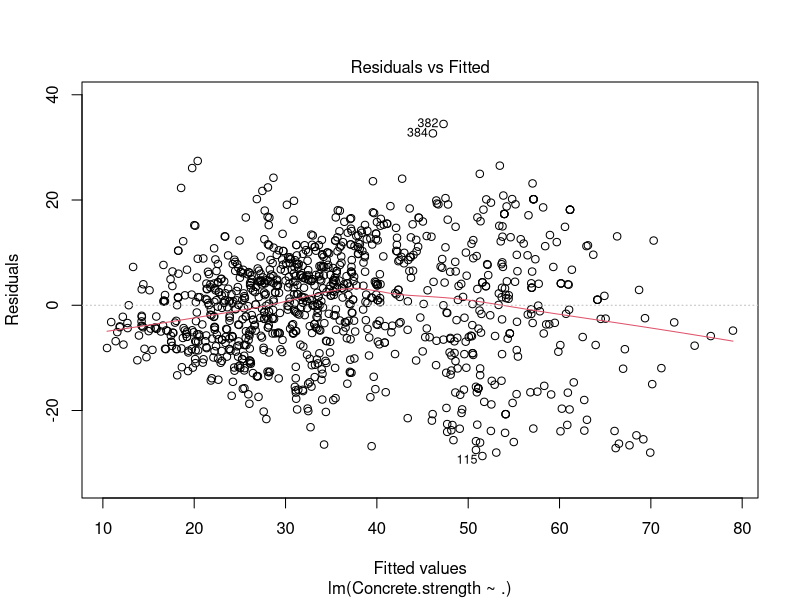
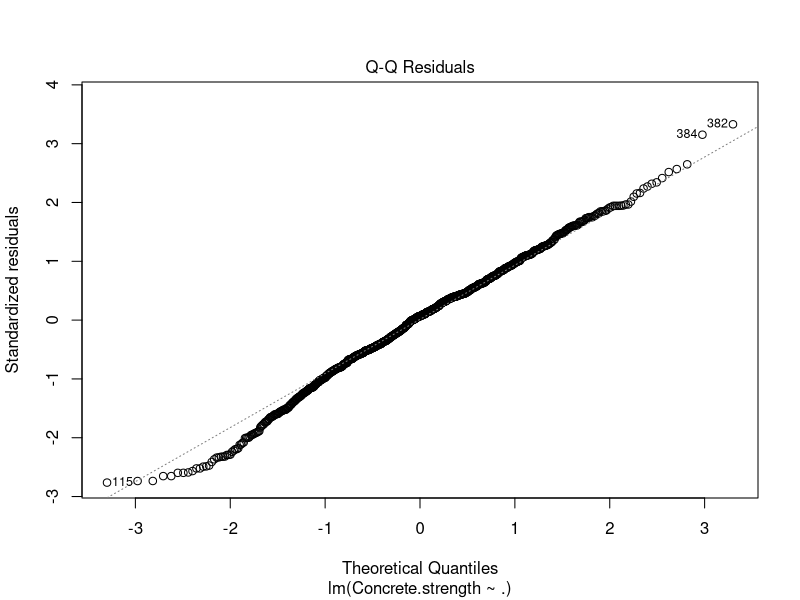
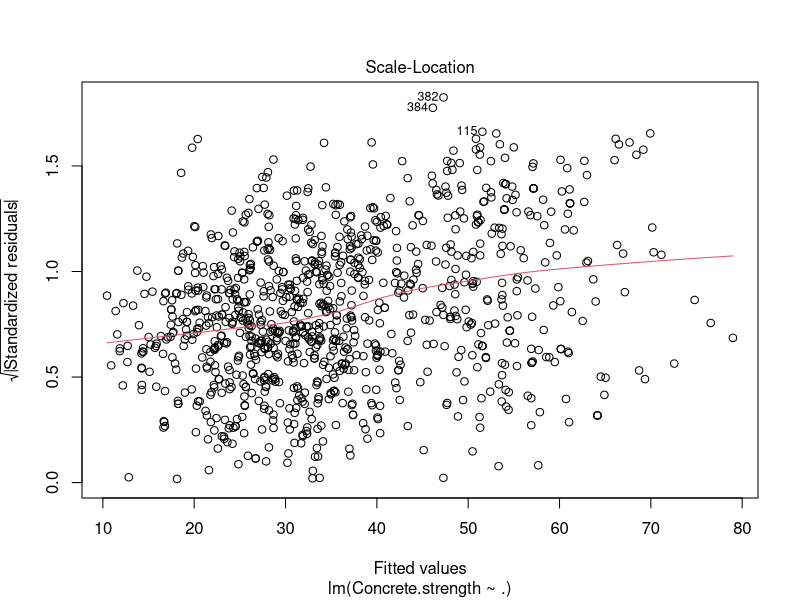
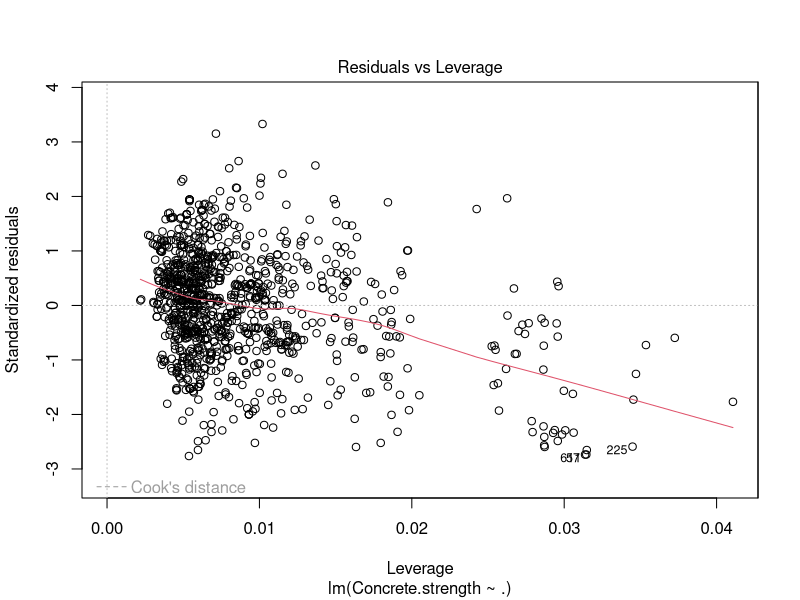
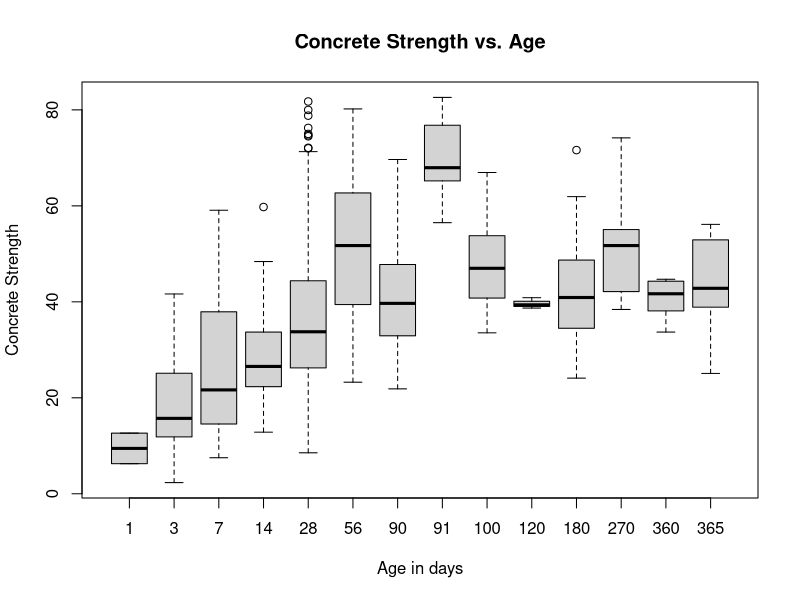
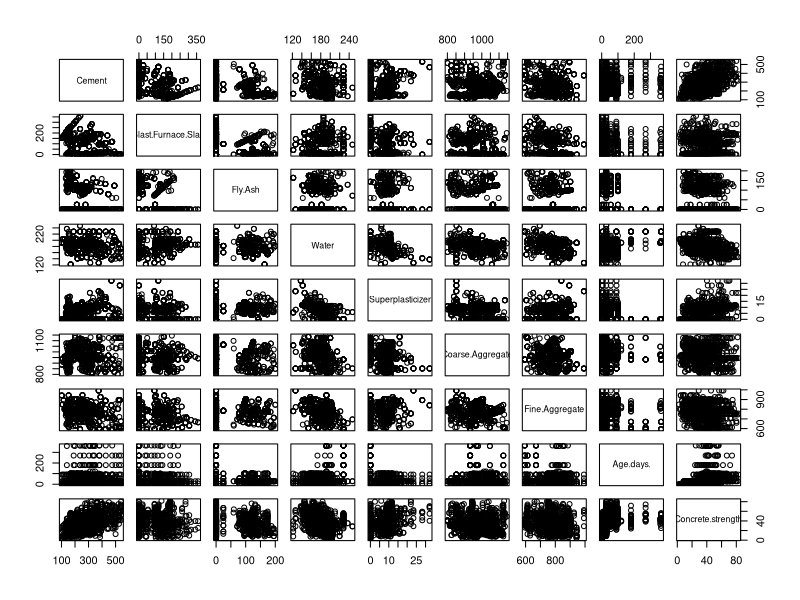
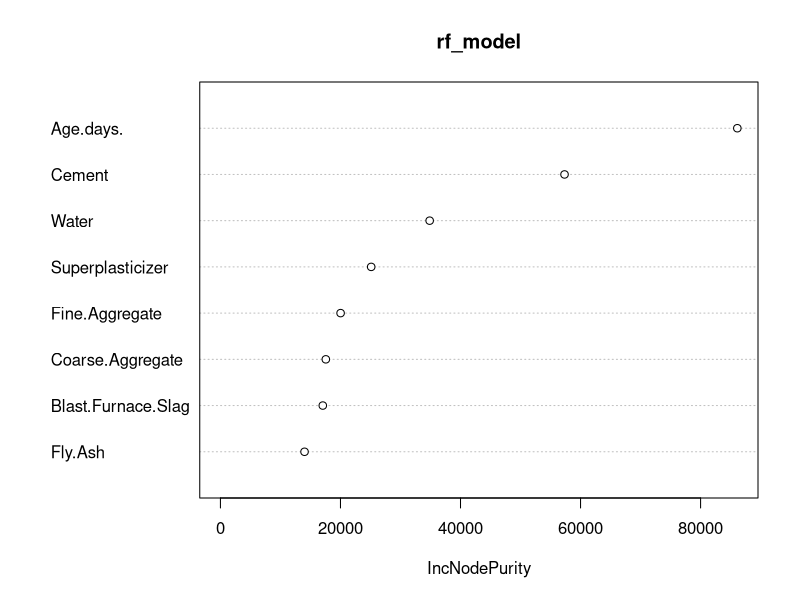
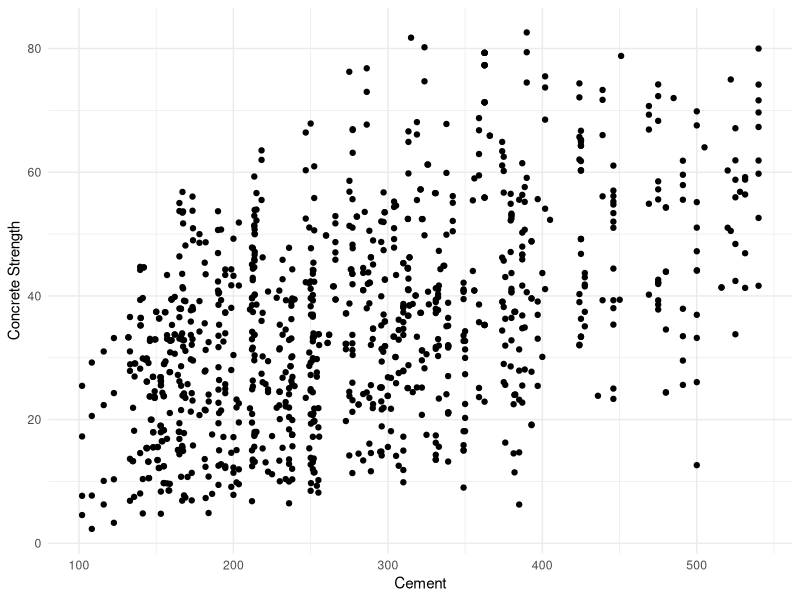

Write R code to recreate these figures, in order.
## ---- chunk 1
df_conc=read.csv('Concrete_Data1.csv')
head(df_conc)
## ---- chunk 2
str(df_conc)
## ---- chunk 3
lm_model <- lm(Concrete.strength ~ ., data = df_conc)
summary(lm_model)
plot(lm_model)
## ---- chunk 4
boxplot(df_conc$Concrete.strength ~ df_conc$Age.days., xlab = "Age in days", ylab = "Concrete Strength", main = "Concrete Strength vs. Age")
## ---- chunk 5
pairs(df_conc)

## ---- chunk 6
library(randomForest)  # or any other package used for modeling
rf_model <- randomForest(Concrete.strength ~ ., data = df_conc)
varImpPlot(rf_model)


## ---- chunk 7
library('ggplot2')
ggplot(df_conc, aes(x = Cement, y = Concrete.strength)) +
  geom_point() +
  labs(x = "Cement", y = "Concrete Strength") +
  theme_minimal()

## ---- chunk 8

ggplot(df_conc, aes(x = Water, y = Concrete.strength)) +
  geom_point() +
  labs(x = "Water", y = "Concrete Strength") +
  theme_minimal()

## ---- chunk 9
ggplot(df_conc, aes(x = Age.days., y = Concrete.strength)) +
  geom_point() +
  labs(x = "Age (days)", y = "Concrete Strength") +
  theme_minimal()

## ---- chunk 10
ggplot(df_conc, aes(x = Superplasticizer, y = Concrete.strength)) +
  geom_point() +
  labs(x = "Superplasticizer", y = "Concrete Strength") +
  theme_minimal()


## ---- chunk 11
library(ggplot2)
library(scales)

# Set the range for the x-axis (Age.days.) and the break point
range_days <- c(0, 400)
break_point <- 50

ggplot(df_conc, aes(x = Age.days., y = Cement, color = Concrete.strength)) +
  geom_point(size = 3) +  # Use point size for visibility
  scale_x_continuous(limits = range_days, breaks = seq(0, range_days[2], by = break_point)) +
  scale_color_gradient(low = "tan", high = "darkred", guide = "legend") +
  labs(x = "Age (days)", y = "Cement (kg in a m^3 mixture)", color = "Concrete Strength (Mpa)") +
  theme_minimal()

## ---- chunk 12
library(ggplot2)
# Set the range for the x-axis (Age.days.) and the break point
range_days <- c(0, 400)
break_point <- 50

ggplot(df_conc, aes(x = Age.days., y = Cement, color = Concrete.strength)) +
  geom_point(size = 3) +  # Use point size for visibility
  scale_x_continuous(limits = range_days, breaks = seq(0, range_days[2], by = break_point)) +
  scale_color_gradient(low = "tan", high = "darkred", guide = "legend") +
  labs(x = "Age (days)", y = "Cement (kg in a m^3 mixture)", color = "Concrete Strength (MPa, megapascals)") +
  geom_smooth(aes(y = Water), method = "loess", se = FALSE, color = 'steelblue', size = 1.5) +
  theme_minimal()
## ---- chunk 13
library(ggplot2)

ggplot(df_conc, aes(x = Cement, y = Concrete.strength, color = Water, size = Water)) +
  geom_point() +
  labs(x = "Cement (kg in a m^3 mixture)", y = "Concrete Strength (Mpa megapascals)", color = "Water", size = "Water") +
  scale_size_continuous(guide = FALSE) +  # Remove size legend
  guides(color = guide_legend(title = "Water (kg in a m^3 mixture) ")) +  # Set a single legend for color
  theme_minimal()


## ---- chunk 14
ggplot(df_conc, aes(x = Cement, y = Concrete.strength, color = Water, size = Water)) +
  geom_point() +
  geom_smooth(aes(x = Cement, y = Superplasticizer), method = "auto", se = FALSE, color = "red", linetype = "dashed") +
  labs(x = "Cement", y = "Concrete Strength", color = "Water", size = "Water") +
  scale_size_continuous(guide = FALSE) +  # Remove size legend
  guides(color = guide_legend(title = "Water")) +  # Set a single legend for color
  theme_minimal()

## ---- chunk 15

## ---- chunk 16
ggplot(df_conc, aes(x = Cement, y = Concrete.strength, color = Fly.Ash, size = Fly.Ash)) +
  geom_point() +
  labs(x = "Cement", y = "Concrete Strength", color = "Fly Ash", size = "Fly Ash") +
  scale_size_continuous(guide = FALSE) +  # Remove size legend
  guides(color = guide_legend(title = "Fly Ash")) +  # Set a single legend for color
  theme_minimal()


## ---- chunk 17

library(ggplot2)

ggplot(df_conc, aes(x = Cement, y = Concrete.strength, color = Fly.Ash)) +
  geom_point() +
  scale_color_gradient(low = "lightgrey", high = "darkslategrey", name = "Fly Ash") +
  scale_size_continuous(range = c(2, 8), name = "Fly Ash") +
  labs(x = "Cement (kg in a m^3 mixture)", y = "Concrete Strength (MPa, megapascals) ") +
  theme_minimal()
# Define intervals for Concrete Strength
df_conc$Strength_Group <- cut(df_conc$Concrete.strength, breaks = c(0, 30, 50, 70, max(df_conc$Concrete.strength)), labels = c("<30", "30-50", "50-70", ">=70"))

# Calculate mean Cement and Fly Ash for each interval of Concrete Strength
aggregate_cement_flyash <- aggregate(cbind(Cement, Fly.Ash) ~ Strength_Group, data = df_conc, FUN = mean)

# Create a bar plot for Cement and Fly Ash on different intervals of Concrete Strength
barplot(t(aggregate_cement_flyash[, c("Cement", "Fly.Ash")]), beside = TRUE, 
        col = c("darkslategrey", "gray"), 
        names.arg = aggregate_cement_flyash$Strength_Group, 
        main = "Mean Cement and Fly Ash on Different Strength Intervals",
        xlab = "Concrete Strength Intervals (MPa, megapascals) ", ylab = "Mean Value of Cemennt & FlyAsh")

legend("topright", legend = c("Cement", "Fly Ash"), fill = c("darkslategrey", "gray"))



## ---- chunk 18
# Sorting the data by Concrete.strength for proper line plotting
df_conc <- df_conc[order(df_conc$Concrete.strength), ]

# Plotting lines for Water and Superplasticizer against Concrete.strength
matplot(df_conc$Concrete.strength, 
        cbind(df_conc$Water, df_conc$Superplasticizer),
        type = "l", lty = 1, col = c("blue", "red"),
        xlab = "Concrete Strength", ylab = "Value",
        main = "Lines for Water and Superplasticizer against Concrete Strength")

# Adding legend
legend("topright", legend = c("Water", "Superplasticizer"), 
       col = c("blue", "red"), lty = 1)

## ---- chunk 19
# Define colors based on Superplasticizer values
colors <- ifelse(df_conc$Superplasticizer < 2, "green", 
           ifelse(df_conc$Superplasticizer >= 2 & df_conc$Superplasticizer < 4, "blue", "darkorange"))

# Scatter plot of Superplasticizer against Water with colored points
plot(df_conc$Superplasticizer, df_conc$Water, 
     xlab = "Superplasticizer (kg in a m^3 mixture)", ylab = "Water (kg in a m^3 mixture)",
     main = "Relationship between Superplasticizer and Water",
     col = colors)

# Adding a trend line
abline(lm(df_conc$Water ~ df_conc$Superplasticizer), col = "red")

# Adding a legend
legend("topright", legend = c("< 2", "2 - 4", ">= 4"), col = c("green", "blue", "darkorange"), pch = 2,
       title = "Superplasticizer Range")


## ---- chunk 20
# Define intervals for Concrete Strength
df_conc$Strength_Group <- cut(df_conc$Concrete.strength, breaks = c(0, 30, 50, 70, max(df_conc$Concrete.strength)), labels = c("<30", "30-50", "50-70", ">=70"))

# Calculate mean Cement and Fly Ash for each interval of Concrete Strength
aggregate_cement_flyash <- aggregate(cbind(Cement, Fly.Ash) ~ Strength_Group, data = df_conc, FUN = mean)

# Create a bar plot for Cement and Fly Ash on different intervals of Concrete Strength
barplot(t(aggregate_cement_flyash[, c("Cement", "Fly.Ash")]), beside = TRUE, 
        col = c("darkslategrey", "gray"), 
        names.arg = aggregate_cement_flyash$Strength_Group, 
        main = "Mean Cement and Fly Ash on Different Strength Intervals",
        xlab = "Concrete Strength Intervals (MPa, megapascals) ", ylab = "Mean Value of Cemennt & FlyAsh")

legend("topright", legend = c("Cement", "Fly Ash"), fill = c("darkslategrey", "gray"))



## ---- chunk 21
# Calculate mean Water for each interval of Concrete Strength
aggregate_water <- aggregate(Water ~ Strength_Group, data = df_conc, FUN = mean)

# Create a bar plot for Cement and Fly Ash on different intervals of Concrete Strength
barplot(t(aggregate_cement_flyash[, c("Cement", "Fly.Ash")]), beside = TRUE, 
        col = c("blue", "green"), 
        names.arg = aggregate_cement_flyash$Strength_Group, 
        main = "Mean Cement and Fly Ash on Different Strength Intervals",
        xlab = "Concrete Strength Intervals", ylab = "Mean Value")

# Add a line for average Water
lines(aggregate_water$Strength_Group, aggregate_water$Water, type = "o", col = "red")
legend("topright", legend = c("Cement", "Fly Ash", "Water"), fill = c("blue", "green", "red"), title = "Variables")

## ---- chunk 22
par(mfrow = c(1, 2))  # Set up a 1x2 grid for plots

# Plot 1: Concrete Strength vs. Cement and Fine Aggregate
plot(df_conc$Cement, df_conc$Concrete.strength, xlab = "Cement", ylab = "Concrete Strength", 
     main = "Concrete Strength vs. Cement & Fine Aggregate", col = "red")
points(df_conc$Fine.Aggregate,col = "red")

# Plot 2: Concrete Strength vs. Cement and Coarse Aggregate
plot(df_conc$Cement, df_conc$Concrete.strength, xlab = "Cement", ylab = "Concrete Strength", 
     main = "Concrete Strength vs. Cement & Coarse Aggregate", col = "blue")
points(df_conc$Coarse.Aggregate, df_conc$Concrete.strength, col = "blue")

## ---- chunk 23
# Define intervals for Concrete Strength
df_conc$Strength_Group <- cut(df_conc$Concrete.strength, breaks = c(0, 30, 50, 70, max(df_conc$Concrete.strength)), labels = c("<30", "30-50", "50-70", ">=70"))

# Calculate mean Cement, Fly Ash, Coarse Aggregate, and Fine Aggregate for each interval of Concrete Strength
aggregate_values <- aggregate(cbind(Cement, Fly.Ash, Coarse.Aggregate, Fine.Aggregate) ~ Strength_Group, data = df_conc, FUN = mean)

# Create a bar plot for Cement, Fly Ash, Coarse Aggregate, and Fine Aggregate on different intervals of Concrete Strength
barplot(t(aggregate_values[, c("Cement", "Fly.Ash", "Coarse.Aggregate", "Fine.Aggregate")]), beside = TRUE, 
        col = c("darkslategrey", "gray", "#996666", "#666666"), 
        names.arg = aggregate_values$Strength_Group, 
        main = "Mean Values on Different Strength Intervals",
        xlab = "Concrete Strength Intervals (MPa)", ylab = "Mean Value",
        ylim = c(0, 1200))  # Set the y-axis limits to accommodate Coarse Aggregate max value

legend("topright", legend = c("Cement", "Fly Ash", "Coarse Aggregate", "Fine Aggregate"), 
       fill = c("darkslategrey", "gray", "#996666", "#666666"))


## ---- chunk 24
# Define intervals for Concrete Strength
df_conc$Strength_Group <- cut(df_conc$Concrete.strength, breaks = c(0, 30, 50, 70, max(df_conc$Concrete.strength)), labels = c("<30", "30-50", "50-70", ">=70"))

# Calculate mean Cement, Fly Ash, Coarse Aggregate, Fine Aggregate, and Water for each interval of Concrete Strength
aggregate_values <- aggregate(cbind(Cement, Fly.Ash, Coarse.Aggregate, Fine.Aggregate, Water) ~ Strength_Group, data = df_conc, FUN = mean)

# Create a bar plot for Cement, Fly Ash, Coarse Aggregate, Fine Aggregate, and Water on different intervals of Concrete Strength
barplot(t(aggregate_values[, c("Cement", "Fly.Ash", "Coarse.Aggregate", "Fine.Aggregate", "Water")]), beside = TRUE, 
        col = c("darkslategrey", "gray", "#996666", "#666666", "lightblue"), 
        names.arg = aggregate_values$Strength_Group, 
        main = "Mean Values of COmponents on Different Concrete Strength Intervals",
        xlab = "Concrete Strength Intervals (MPa)", ylab = "Mean Value",
        ylim = c(0, 1200))  # Set the y-axis limits to accommodate Coarse Aggregate max value
legend("topright", legend = c("Cement", "Fly Ash", "Coarse Aggregate", "Fine Aggregate", "Water"), 
       fill = c("darkslategrey", "gray", "#996666", "#666666", "lightblue"))


## ---- chunk 25
# Define colors based on Superplasticizer values
colors <- ifelse(df_conc$Superplasticizer < 2, "green", 
                 ifelse(df_conc$Superplasticizer >= 2 & df_conc$Superplasticizer < 4, "blue", "darkorange"))
par(mfrow = c(1, 2))  # Set up a 1x2 grid for plots
# Scatter plot of Superplasticizer against Water with colored points based on Superplasticizer range
plot(df_conc$Superplasticizer, df_conc$Water, 
     xlab = "Superplasticizer (kg in a m^3 mixture)", ylab = "Water (kg in a m^3 mixture)",
     main = "Relationship between Superplasticizer and Water",
     col = colors)

# Adding a trend line for Water vs. Superplasticizer
abline(lm(df_conc$Water ~ df_conc$Superplasticizer), col = "red")

# Adding a legend
legend("topright", legend = c("< 2", "2 - 4", ">= 4"), col = c("green", "blue", "darkorange"), pch = 2,
       title = "Superplasticizer Range")

# Create a second plot to show the effect on response variable (Concrete.strength)


# Scatter plot of Superplasticizer against Concrete.strength with colored points based on Superplasticizer range
plot(df_conc$Superplasticizer, df_conc$Concrete.strength, 
     xlab = "Superplasticizer (kg in a m^3 mixture)", ylab = "Concrete Strength (MPa)",
     main = "Effect of Superplasticizer on Concrete Strength",
     col = colors)

# Adding a trend line for Concrete.strength vs. Superplasticizer
abline(lm(df_conc$Concrete.strength ~ df_conc$Superplasticizer), col = "red")

# Adding a legend
legend("topright", legend = c("< 2", "2 - 4", ">= 4"), col = c("green", "blue", "darkorange"), pch = 2,
       title = "Superplasticizer Range")


# Adding a legend
legend("topright", legend = c("< 2", "2 - 4", ">= 4"), col = c("green", "blue", "darkorange"), pch = 2,
       title = "Superplasticizer Range")

